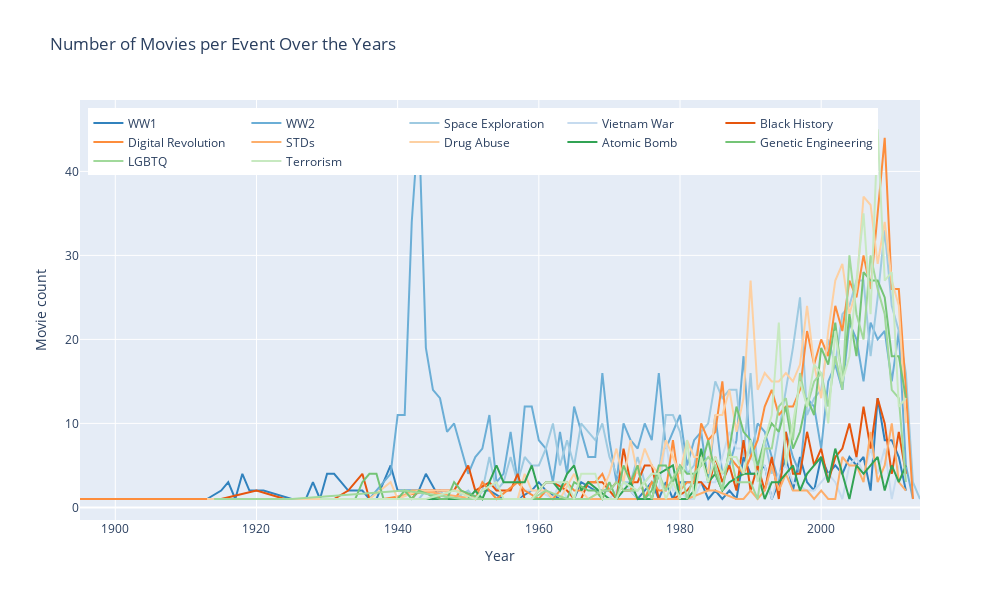

Notebook cell for this chart:
### Code cell
fig = go.Figure()

# Defining the colormap
tab20c_colors = [f'rgb({int(255 * i[0])},{int(255 * i[1])},{int(255 * i[2])})' for i in plt.cm.tab20c.colors]

for i, event in enumerate(events):
    movies_per_event_per_year = movies_events[movies_events[event] == True]['date'].value_counts().sort_index()

    fig.add_trace(go.Scatter(
        x=movies_per_event_per_year.index,
        y=movies_per_event_per_year.values,
        mode='lines',
        name=event,
        line=dict(color=tab20c_colors[i]),
        hovertemplate='%{y}',
    ))

fig.update_layout(
    title='Number of Movies per Event Over the Years',
    xaxis_title='Year',
    yaxis_title='Movie count',
    height=600,
    width=1000,
    legend=dict(xanchor='left', x=0.01, yanchor='top', y=0.98, orientation='h'),
    hovermode='x unified',
)

fig.show()
